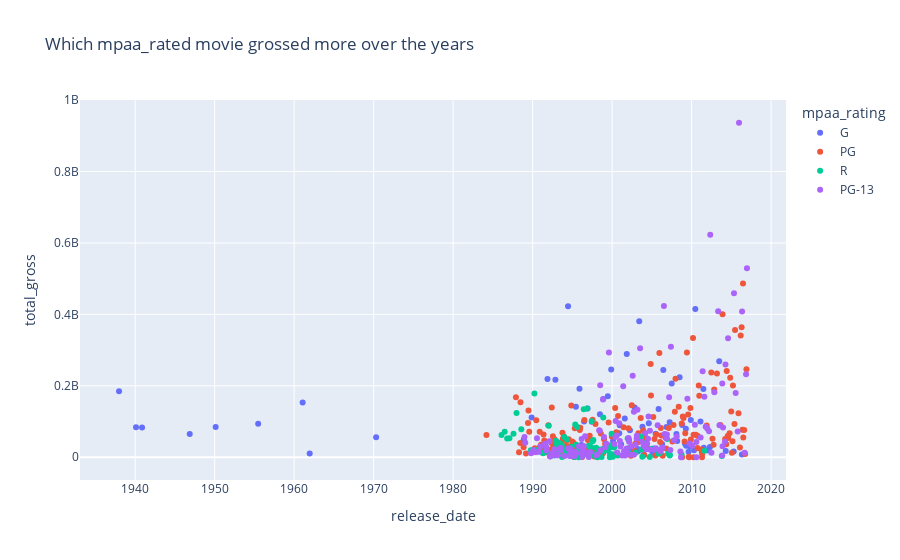

The notebook cell this image was saved under:
### Code cell
fig = px.scatter(df , x = 'release_date' , y = 'total_gross' ,
                 title = 'Which mpaa_rated movie grossed more over the years',  color = 'mpaa_rating')
fig.show()
